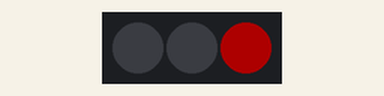
Simulated run of this sketch. Board: Arduino Uno, built with avr-gcc and run on an emulated ATmega328P. Shown: 3 RGB LEDs in strip order, left to right. Dim RGB values are drawn brighter than linear.

Above: at 7.5 s.
At 24.5 s:
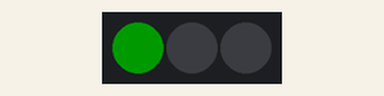
At 33.0 s:
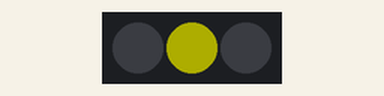
Timing chart, 0 to 44.2 s (numbered marks = the images above):
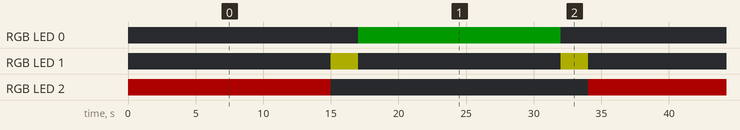

Measured:
- by itself, RGB LED 0: alternates RGB(0, 25, 0) for 15.0 s and off for 19.0 s
- by itself, RGB LED 1: alternates RGB(50, 50, 0) for 2.0 s and off for 15.0 s
- by itself, RGB LED 2: alternates RGB(50, 0, 0) for 15.0 s and off for 19.0 s

The sketch:

Traffic_Light.ino
```cpp
#include <FastLED.h>

#define NUM_LEDS 3
#define PIN 14

CRGB leds[NUM_LEDS];

void setup() {
  FastLED.addLeds <WS2812, PIN, GRB>(leds, NUM_LEDS).setCorrection(TypicalLEDStrip);
  FastLED.setBrightness(50);
}

void loop() {
  leds[2] = CRGB::Red;
  FastLED.show();
  delay(15000);
  leds[2] = CRGB( 0, 0, 0);
  FastLED.show();

  leds[1] = CRGB::Yellow;
  FastLED.show();
  delay(2000);
  leds[1] = CRGB( 0, 0, 0);
  FastLED.show();

  leds[0] = CRGB::Green;
  FastLED.show();
  delay(15000);
  leds[0] = CRGB( 0, 0, 0);
  FastLED.show();

  leds[1] = CRGB::Yellow;
  FastLED.show();
  delay(2000);
  leds[1] = CRGB( 0, 0, 0);
  FastLED.show();
}
```
